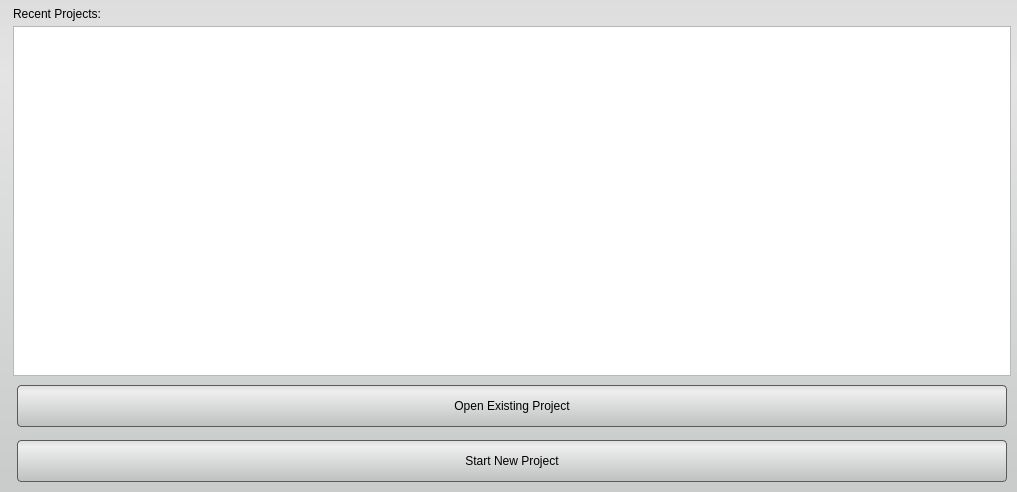
<?xml version="1.0" encoding="UTF-8"?>
<ui version="4.0">
 <class>Splash</class>
 <widget class="QDialog" name="Splash">
  <property name="geometry">
   <rect>
    <x>0</x>
    <y>0</y>
    <width>1017</width>
    <height>492</height>
   </rect>
  </property>
  <property name="windowTitle">
   <string/>
  </property>
  <property name="styleSheet">
   <string notr="true">QDialog#Splash {
  background-color: qlineargradient(spread:pad, x1:0.5, y1:0, x2:0.5, y2:0.960227, stop:0 rgba(221, 221, 221, 255), stop:0.155779 rgba(228, 228, 228, 255), stop:1 rgba(202, 204, 204, 255));
}

QPushButton{
  background-color: qlineargradient(spread:pad, x1:0.5, y1:0, x2:0.5, y2:0.960227, stop:0 rgba(221, 221, 221, 255), stop:0.155779 rgba(238, 238, 238, 255), stop:1 rgba(192, 194, 194, 255));
  border-radius: 4px;
  border: 1px solid rgb(90, 90, 90);
  margin:4px;
}

QPushButton:pressed{
  background-color: qlineargradient(spread:pad, x1:0.5, y1:0, x2:0.5, y2:1, stop:0 rgba(150, 150, 150, 255), stop:0.753769 rgba(206, 206, 206, 255), stop:1 rgba(185, 185, 185, 255));
  border-radius: 4px;
  border: 1px solid rgb(90, 90, 90);
  margin:4px;

}</string>
  </property>
  <layout class="QHBoxLayout" name="horizontalLayout">
   <property name="spacing">
    <number>0</number>
   </property>
   <property name="leftMargin">
    <number>2</number>
   </property>
   <property name="topMargin">
    <number>3</number>
   </property>
   <property name="rightMargin">
    <number>2</number>
   </property>
   <property name="bottomMargin">
    <number>2</number>
   </property>
   <item>
    <widget class="QLabel" name="splash_image_">
     <property name="maximumSize">
      <size>
       <width>778</width>
       <height>487</height>
      </size>
     </property>
     <property name="text">
      <string/>
     </property>
     <property name="pixmap">
      <pixmap resource="Resources/AppInterface.qrc">:/Images/Seg3DSplash.png</pixmap>
     </property>
    </widget>
   </item>
   <item>
    <widget class="QWidget" name="widget" native="true">
     <layout class="QVBoxLayout" name="verticalLayout">
      <property name="spacing">
       <number>5</number>
      </property>
      <property name="margin">
       <number>4</number>
      </property>
      <item>
       <widget class="QLabel" name="recent_project_label_">
        <property name="text">
         <string>Recent Projects:</string>
        </property>
       </widget>
      </item>
      <item>
       <widget class="QListView" name="recent_project_list_"/>
      </item>
      <item>
       <widget class="QPushButton" name="existing_project_button_">
        <property name="minimumSize">
         <size>
          <width>0</width>
          <height>50</height>
         </size>
        </property>
        <property name="maximumSize">
         <size>
          <width>16777215</width>
          <height>50</height>
         </size>
        </property>
        <property name="text">
         <string>Open Existing Project</string>
        </property>
       </widget>
      </item>
      <item>
       <widget class="QPushButton" name="new_project_button_">
        <property name="sizePolicy">
         <sizepolicy hsizetype="Minimum" vsizetype="Fixed">
          <horstretch>0</horstretch>
          <verstretch>0</verstretch>
         </sizepolicy>
        </property>
        <property name="minimumSize">
         <size>
          <width>0</width>
          <height>50</height>
         </size>
        </property>
        <property name="maximumSize">
         <size>
          <width>16777215</width>
          <height>50</height>
         </size>
        </property>
        <property name="text">
         <string>Start New Project</string>
        </property>
       </widget>
      </item>
     </layout>
    </widget>
   </item>
  </layout>
 </widget>
 <resources>
  <include location="Resources/AppInterface.qrc"/>
 </resources>
 <connections>
  <connection>
   <sender>new_project_button_</sender>
   <signal>clicked()</signal>
   <receiver>Splash</receiver>
   <slot>close()</slot>
   <hints>
    <hint type="sourcelabel">
     <x>897</x>
     <y>464</y>
    </hint>
    <hint type="destinationlabel">
     <x>508</x>
     <y>245</y>
    </hint>
   </hints>
  </connection>
 </connections>
</ui>
